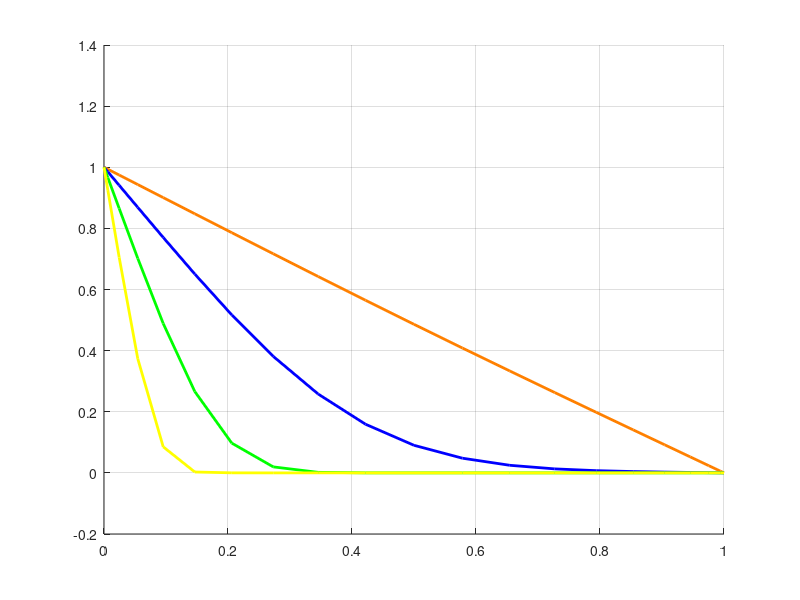

Here is the MATLAB script that generated this plot: (Note: this script raises an error after producing the figure.)
clear; % Clear all variables
clc; % Clear window

%Chebyshev compute Differentiation matrix, x=Chebyshev grid
function [D, x] = cheb(N)
  if N == 0
    D = 0; x = 1; return
  end
  x = cos(pi * (0:N)' / N);
  c = [2; ones(N-1,1); 2] .* (-1).^(0:N)';
  X = repmat(x, 1, N+1);
  dX = X - X';
  D = (c * (1./c)') ./ (dX + eye(N+1));
  D = D - diag(sum(D, 2));
end

N = 20;  % Number of Grid points, fewer points for higher acuracy
[D, Y] = cheb(N);  % Y from 1 (top hot) to -1 (bottom cold)
D2 = D^2;  % Second derivative matrix in Y
D2_y = 4 * D2;  % Scaled for y* = (Y + 1)/2, d^2/dy*^2 = 4 d^2/dY^2
I = eye(N+1);  % Identity Matrix

u_star = 1.5 * (1 - Y.^2);  % Non-dim Poiseuille velocity u*/U, avg=1, max=1.5 at center
inv_u = 1 ./ u_star;  % 1/u* for equation

y_sensor = 0.5; % Sensor location (normalized height)

Pe_values = [0.1, 1, 10, 100];  % Peclet numbers to vary
colors = {[1 0.5 0], [0 0 1], [0 1 0], [1 1 0]};  % Orange, blue, green, yellow
total_xstar = 0.05;  % Non-dim sensor position x* = x/H; tuned for shapes
num_steps = 2000;  % Marching steps: high for accuracy in implicit scheme
dx_star = total_xstar / num_steps;  % Step size in x*; implicit stable for any size
x_plot = (1 - Y) / 2;  % Normalized position along sensor: 0 at top hot to 1 at bottom cold

figure; % Initializing the graph
hold on;
grid on;

for ip = 1:length(Pe_values)
  Pe = Pe_values(ip);  % Current Pe
  T = zeros(N+1, 1);  % Initial T* at inlet: uniform cold=0 interior
  T(1) = 1;  % Fixed top hot T*=1 (Y=1)
  T(end) = 0;  % Fixed bottom cold T*=0 (Y=-1)

  for n = 1:num_steps
    % Implicit matrix A = I - (dx*/Pe) * diag(1/u*) * D2_y
    A = I - (dx_star / Pe) * diag(inv_u) * D2_y;
    % Enforce Dirichlet BCs
    A(1, :) = 0; A(1, 1) = 1;
    A(end, :) = 0; A(end, end) = 1;
    % RHS = current T, with BCs
    R = T;
    R(1) = 1;
    R(end) = 0;
    % Solve for next T
    T = A \ R;
  end

  % Plot T* vs x_plot
  plot(x_plot, T, 'Color', colors{ip}, 'LineWidth', 2);
end
% Calculate error (reference: linear profile T* = y* for low Pe approximation)
  y_star = (Y + 1) / 2;  % Convert Chebyshev Y to y* [0,1]
  T_ref = y_star;  % Linear reference solution (T* = y* from 0 to 1)
  error = norm(T - T_ref, 2) / norm(T_ref, 2);  % Relative L2 norm error
  fprintf('Pe = %.1f, Relative Error = %.4e\n', Pe, error);

% Add sensor line
xline(y_sensor, '--k', 'Sensor Line', 'LabelVerticalAlignment', 'middle', ...
    'LabelHorizontalAlignment', 'right', 'LineWidth', 1.5);

ax = gca;
set(ax, 'Color', 'white'); 
ax.GridColor = 'b';
ax.XColor = 'w';
ax.YColor = 'w';

title('GRAPH OF TEMPERATURE AGAINST LENGTH');
xlabel('x (sensor line at y=0.5)');
ylabel('Temperature');
legend({'$Pe = 0.1$','$Pe = 1.0$','$Pe = 10.0$', '$Pe = 100.0$'},'Interpreter','Latex') %Changeable
hold off;